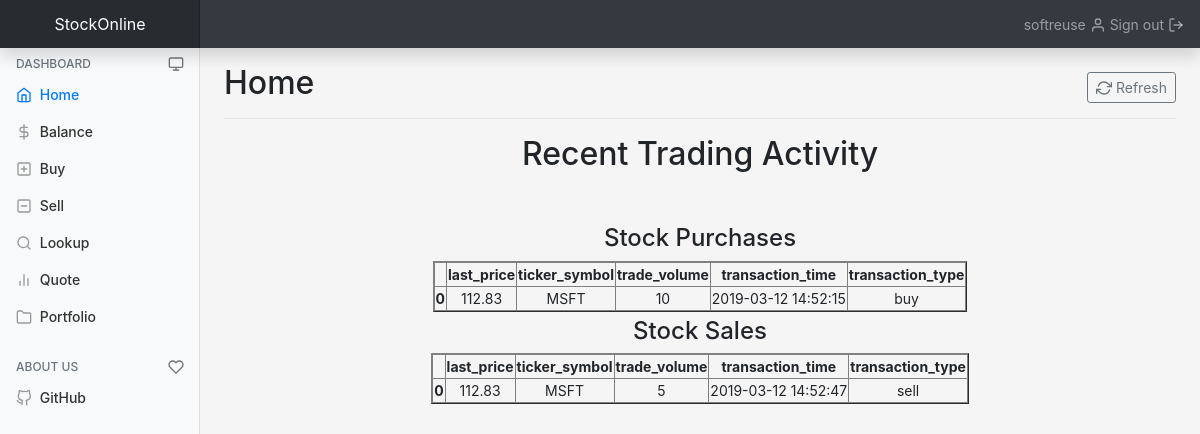
Screenshot of /dashboard/ (signed in) with the database file from the repository.
### tables this page shows
CREATE TABLE orders(
		id INTEGER PRIMARY KEY AUTOINCREMENT,
		transaction_type VARCHAR(4) NOT NULL,
		transaction_time DATETIME NOT NULL,
		ticker_symbol VARCHAR(5) NOT NULL,
		trade_volume INTEGER NOT NULL,
		last_price FLOAT NOT NULL,
		username VARCHAR(16) NOT NULL,
		FOREIGN KEY(username) REFERENCES users(username)
	);

### core/controllers/dashboard.py (the view)
@controller.route("/", methods=["GET"])
def show_dashboard():
	if "username" in session:
		if session["username"] != "admin":
			buy_portfolio = model.get_orders_dataframe(session["username"], "buy", 10)
			sell_portfolio = model.get_orders_dataframe(session["username"], "sell", 10)
			return render_template("dashboard.html", \
									title="Home", \
									username=session["username"], \
									buy_portfolio=buy_portfolio, \
									sell_portfolio=sell_portfolio)
		else:
			return redirect(url_for("admin.show_dashboard"))
	else:
		return redirect(url_for("signup.show_signup"))

### core/models/model.py (called while the page is built)
def get_orders_dataframe(username, num, transaction_type):
	return mapper.get_orders_dataframe(username, num, transaction_type)

### core/templates/dashboard.html (shortened to what this page needs)
{% extends "base.html" %}
{% block content %}
    <div class="container-fluid">
        <div class="row">
            <nav class="col-md-2 d-none d-md-block bg-light sidebar">
                <div class="sidebar-sticky">
                    <h6 class="sidebar-heading d-flex justify-content-between align-items-center px-3 mb-1 text-muted">
                        <span>Dashboard</span>
                        <a class="d-flex align-items-center text-muted" href="{{ url_for('dashboard.show_dashboard') }}">
                            <span data-feather="monitor"></span>
                        </a>
                    </h6>
                    <ul class="nav flex-column">
                        <li class="nav-item">
                            <a class="nav-link active" href="{{ url_for('dashboard.show_dashboard') }}">
                                <span data-feather="home"></span>
                                Home
                            </a>
                        </li>
                        <li class="nav-item">
                            <a class="nav-link" href="{{ url_for('dashboard.show_balance') }}">
                                <span data-feather="dollar-sign"></span>
                                Balance
                            </a>
                        </li>
                        <li class="nav-item">
                            <a class="nav-link" href="{{ url_for('dashboard.show_buy') }}">
                                <span data-feather="plus-square"></span>
                                Buy
                            </a>
                        </li>
                        <li class="nav-item">
                            <a class="nav-link" href="{{ url_for('dashboard.show_sell') }}">
                                <span data-feather="minus-square"></span>
                                Sell
                            </a>
                        </li>
                        <li class="nav-item">
                            <a class="nav-link" href="{{ url_for('dashboard.show_lookup') }}">
                                <span data-feather="search"></span>
                                Lookup
                            </a>
                        </li>
                        <li class="nav-item">
                            <a class="nav-link" href="{{ url_for('dashboard.show_quote') }}">
                                <span data-feather="bar-chart-2"></span>
                                Quote
                            </a>
                        </li>
                        <li class="nav-item">
                            <a class="nav-link" href="{{ url_for('dashboard.show_portfolio') }}">
                                <span data-feather="folder"></span>
                                Portfolio
                            </a>
                        </li>
                    </ul>
                    <h6 class="sidebar-heading d-flex justify-content-between align-items-center px-3 mt-4 mb-1 text-muted">
                        <span>About Us</span>
                        <a class="d-flex align-items-center text-muted" href="https://github.com/Asphelzhn/StockTrading" target="_blank">
                            <span data-feather="heart"></span>
                        </a>
                    </h6>
                    <ul class="nav flex-column mb-2">
                        <li class="nav-item">
                            <a class="nav-link" href="https://github.com/Asphelzhn/StockTrading" target="_blank">
                                <span data-feather="github"></span>
                                GitHub
                            </a>
                        </li>
                    </ul>
                </div>
            </nav>
            <main role="main" class="col-md-9 ml-sm-auto col-lg-10 px-4">
                <div class="d-flex justify-content-between flex-wrap flex-md-nowrap align-items-center pt-3 pb-2 mb-3 border-bottom">
                    <h1 class="h2">Home</h1>
                    <div class="btn-toolbar mb-2 mb-md-0">
                        <div class="btn-group">
                            <a href="{{ url_for('dashboard.show_dashboard') }}" class="btn btn-sm btn-outline-secondary">
                                <span data-feather="refresh-cw"></span>
                                Refresh
                            </a>
                        </div>
                    </div>
                </div>
                <center style="margin-bottom: 50px;">
                    <h2>Recent Trading Activity</h2><br/><br/>
                    <div class="col-md-9">
                        {% if buy_portfolio == "empty" and sell_portfolio == "empty" %}
                            <h4 style="color: #e74c3c;">There are no trades to display.</h4>
                            <h4 style="color: #e74c3c;">Navigate to the <a href="{{ url_for('dashboard.show_buy') }}">Buy menu</a> to execute a trade.</h4>
                        {% elif sell_portfolio == "empty" %}
                            {{ buy_portfolio | safe }}
                            <br/><br/><br/><h4>Stock Sales</h4>
                            <h4 style="color: #e74c3c;">You have not sold any stock.</h4>
                        {% else %}
                            {{ buy_portfolio | safe }}
                            {{ sell_portfolio | safe }}
                        {% endif %}
                    </div>
                </center>
{% endblock content %}

### core/static/base-styles.css (style rules this page uses)
body { font-size: .875rem; }
.feather { width: 16px; height: 16px; vertical-align: text-bottom; }
.sidebar { position: fixed; top: 0; bottom: 0; left: 0; z-index: 100; padding: 48px 0 0; box-shadow: inset -1px 0 0 rgba(0, 0, 0, .1); }
.sidebar-sticky { position: relative; top: 0; height: calc(100vh - 48px); padding-top: .5rem; overflow-x: hidden; overflow-y: auto; }
.sidebar .nav-link { font-weight: 500; color: #333; }
.sidebar .nav-link .feather { margin-right: 4px; color: #999; }
.sidebar .nav-link.active { color: #007bff; }
.sidebar .nav-link:hover .feather, .sidebar .nav-link.active .feather { color: inherit; }
.sidebar-heading { font-size: .75rem; text-transform: uppercase; }
[role="main"] { padding-top: 48px; }
.border-bottom { border-bottom: 1px solid #e5e5e5; }

### core/static/extends-styles.css (style rules this page uses)
:root { --input-padding-x: .75rem; --input-padding-y: .75rem; }
html, body { height: 100%; }
body { -ms-flex-align: center; align-items: center; background-color: #f5f5f5; }

### rows the page displays
orders: transaction_type "Stock Purchases last_price ticker_symbol trade_volume transaction_time transaction_type 0 112.83 MSFT 10 2019-03-12 14:52:15 buy"
orders: transaction_type "Stock Sales last_price ticker_symbol trade_volume transaction_time transaction_type 0 112.83 MSFT 5 2019-03-12 14:52:47 sell"

### other values shown
{{ username }} "softreuse"
